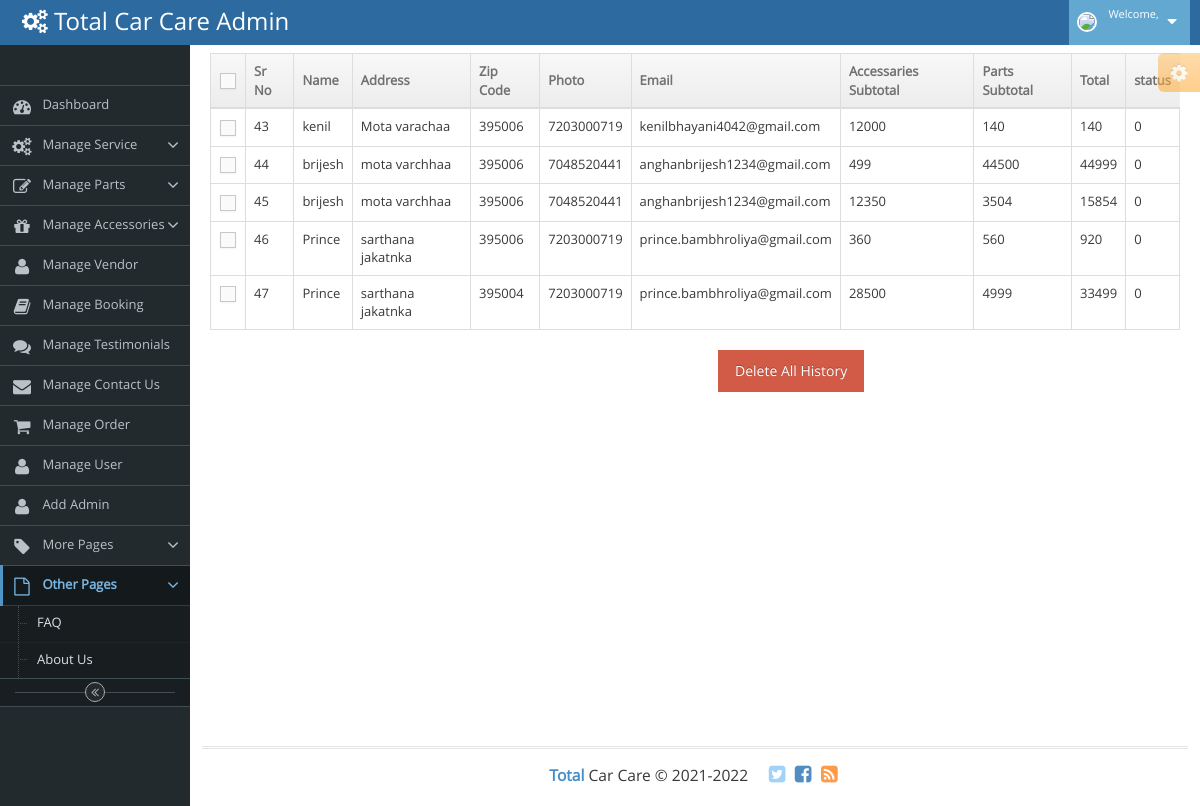
Screenshot of /manage_order.php with the database file from the repository.
### tables this page shows
CREATE TABLE `order_master` (
  `oid` int(11) NOT NULL,
  `uid` int(11) NOT NULL,
  `uname` varchar(50) NOT NULL,
  `address` varchar(1000) NOT NULL,
  `zipcode` varchar(100) NOT NULL,
  `phone` varchar(100) NOT NULL,
  `email` varchar(100) NOT NULL,
  `acc_total` int(11) NOT NULL,
  `pa_total` int(11) NOT NULL,
  `total5` int(11) NOT NULL,
  `status` int(11) NOT NULL
);

### manage_order.php (the view, shortened to what this page needs)
<?php
    include("hhh.php");
?>
<!DOCTYPE html>
<body>
    <form method="POST" action="" enctype="multipart/form-data">
        <div class="row">
            <div class="col-xs-12">
                <table id="simple-table" class="table  table-bordered table-hover">
                    <thead>
                        <tr>
                            <th class="center">
                                <label class="pos-rel">
                                    <span class="lbl"></span>
                                </label>
                            </th>
                            <th>Sr No</th>
                            <th>Name</th>
                            <th>Address</th>
                            <th>Zip Code</th>
                            <th>Photo</th>
                            <th>Email</th>
                            <th>Accessaries Subtotal</th>
                            <th>Parts Subtotal</th>
                            <th>Total</th>
                            <th>status</th>
                        </tr>
                    </thead>
                    <tbody>
                        <?php
								include('connect.php');
								$q=mysqli_query($con,"select * from order_master");
								while($row=mysqli_fetch_array($q))
								{
								?>
                        <tr>
                            <td class="center">
                                <label class="pos-rel">
                                    <span class="lbl"></span>
                                </label>
                            </td>
                            <td><?php echo $row['oid']; ?></td>
                            <td><?php echo $row['uname']; ?></td>
                            <td><?php echo $row['address']; ?></td>
                            <td><?php echo $row['zipcode']; ?></td>
                            <td><?php echo $row['phone']; ?></td>
                            <td><?php echo $row['email']; ?></td>
                            <td><?php echo $row['acc_total']; ?></td>
                            <td><?php echo $row['pa_total']; ?></td>
                            <td><?php echo $row['total5']; ?></td>
                            <td><?php echo $row['status']; ?></td>
                        </tr>
                        <?php
							}
						?>
                    </tbody>
                </table>
            </div>
            <div style="margin-left: 520px;">
                <input type="submit" name="delete" id="delete" value="Delete All History" class="btn btn-danger mr-2">
            </div>
    </form>
</body>
</html>
<?php
    include("fff.php");
?>

### rows the page displays
order_master: oid "43", uname "kenil", address "Mota varachaa", zipcode "395006", phone "7203000719", email "kenilbhayani4042@gmail.com", acc_total "12000", pa_total "140", total5 "140", status "0"
order_master: oid "44", uname "brijesh", address "mota varchhaa", zipcode "395006", phone "7048520441", email "anghanbrijesh1234@gmail.com", acc_total "499", pa_total "44500", total5 "44999", status "0"
order_master: oid "45", uname "brijesh", address "mota varchhaa", zipcode "395006", phone "7048520441", email "anghanbrijesh1234@gmail.com", acc_total "12350", pa_total "3504", total5 "15854", status "0"
order_master: oid "46", uname "Prince", address "sarthana jakatnka", zipcode "395006", phone "7203000719", email "prince.bambhroliya@gmail.com", acc_total "360", pa_total "560", total5 "920", status "0"
order_master: oid "47", uname "Prince", address "sarthana jakatnka", zipcode "395004", phone "7203000719", email "prince.bambhroliya@gmail.com", acc_total "28500", pa_total "4999", total5 "33499", status "0"
